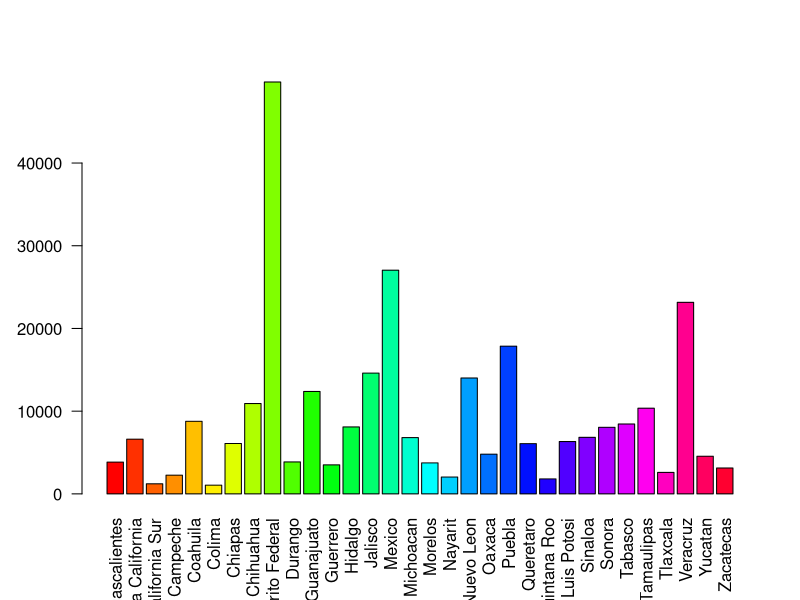

R code for this plot:
# Ejercicio 2
## R en Acción - Parte 2

### Navegación por Directorios

#### Ver el directorio de trabajo actual
getwd()

#### Cambiar el directorio de trabajo
# setwd("ruta_del_directorio")

### Medidas de tendencia central

#### La media aritmética
datos <- c(1, 2, 3, 4, 5, 6, 7, 8, 9, 10, 11, 12)
mean(datos)

#### La mediana
median(datos)

#### La moda
datos2 <- round(runif(100, 1 , 10)) # Generanos 100 datos aleatorios
datos2 # Muestra los datos generados
datos2_ord <- sort(table(datos2)) # Creamos una tabla de contingencia
                                  # y la ordenamos.
datos2_ord # Mostramos la tabla
mode.value <- max(datos2_ord) # Obtenemos el mayor número de repeticiones
                              # de un valor entre 1 y 10
mode.names <- names(datos2_ord[datos2_ord == mode.value])
# mode.names <- names(datos2_ord[datos2_ord == max(datos2_ord)])

#### La varianza
var(datos)

#### Desviación estándar
sqrt(var(datos))

### Obtenición de Datos desde Archivos CSV

#### Abrir un archivo CSV
datos3 <- read.csv("data/matriculaMujeresIngenieria.csv", header = TRUE)

#### Ver los primeros registros del data frame
head(datos3) # Primero 6 registros
head(datos3, 10) # Primeros 10 registros

#### Accediendo a los datos del data frame
datos3[1]
datos3["ENTIDAD"]
datos3$ENTIDAD

#### Datos estadísticos generales
summary(datos3)
str(datos3)

#### Jugando con el Data Frame
mean(datos3$X2010.2011)

estados <- array(datos3$ENTIDAD)
barplot(datos3$X2010.2011, names.arg = estados, las = 2, col = rainbow(32))